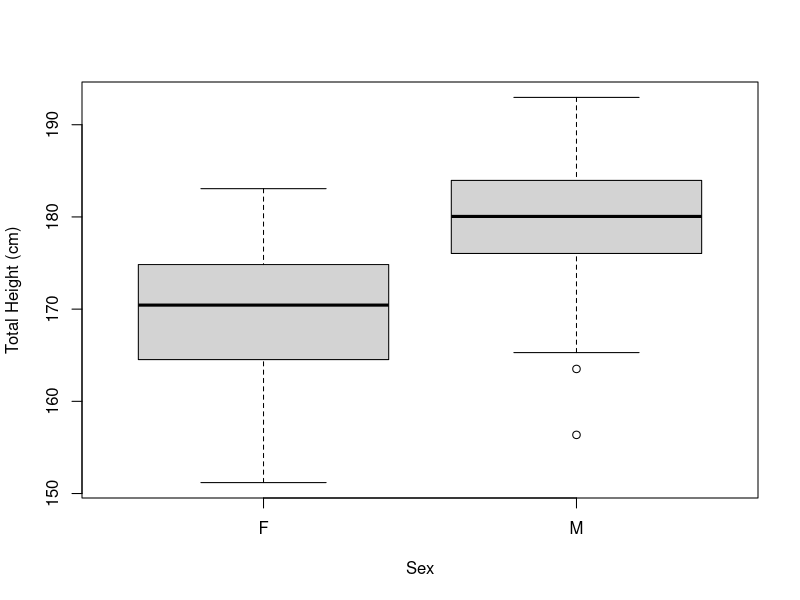
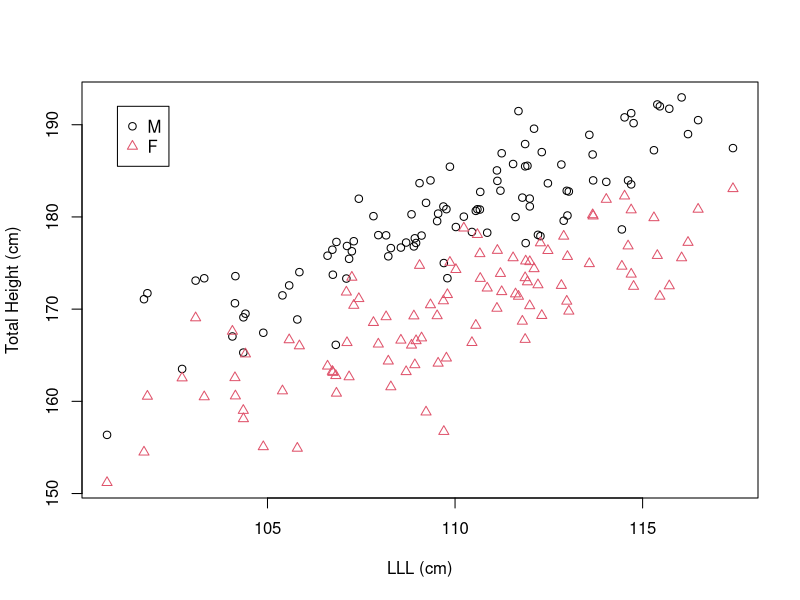
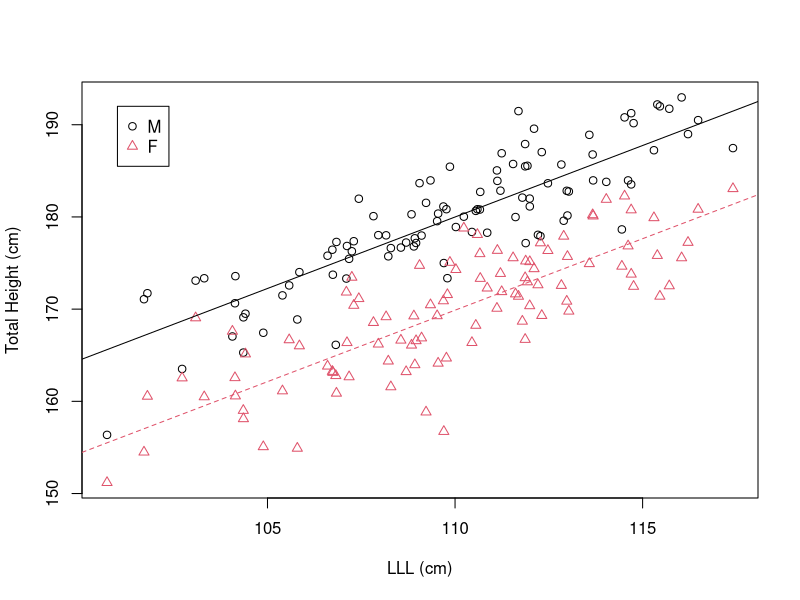
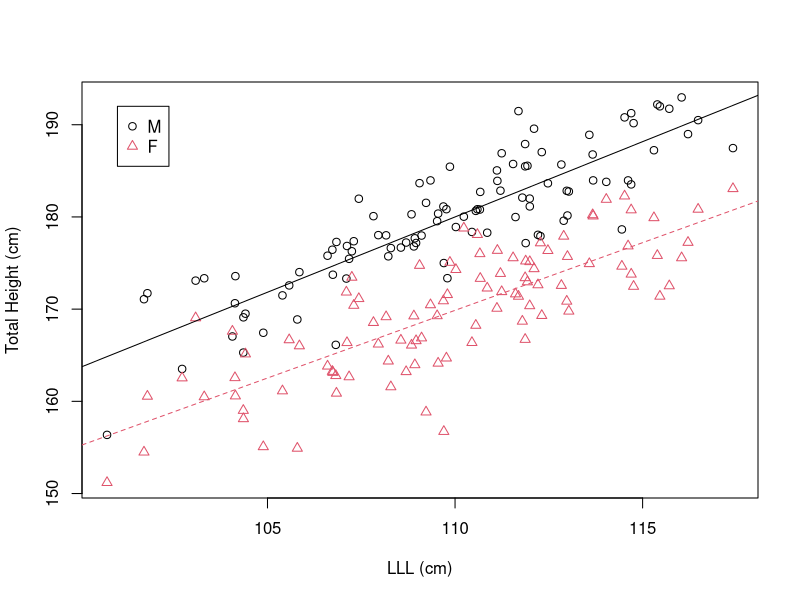
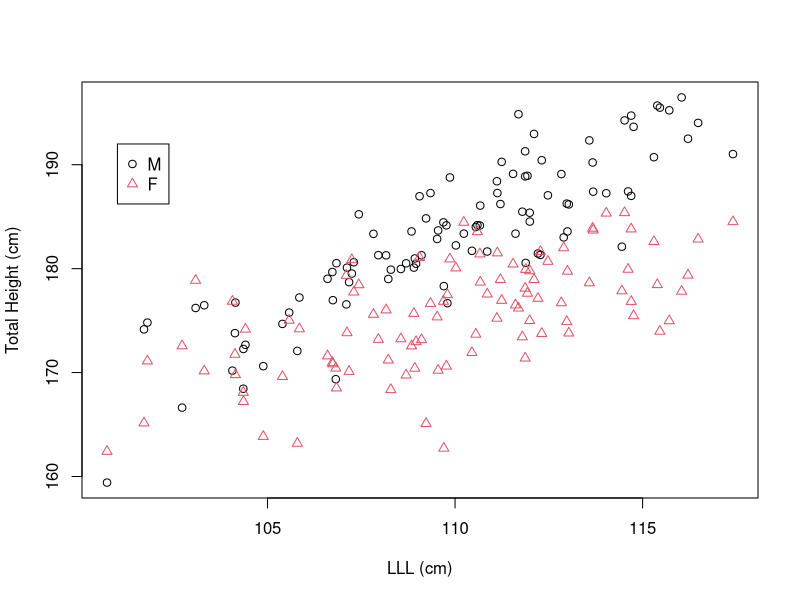
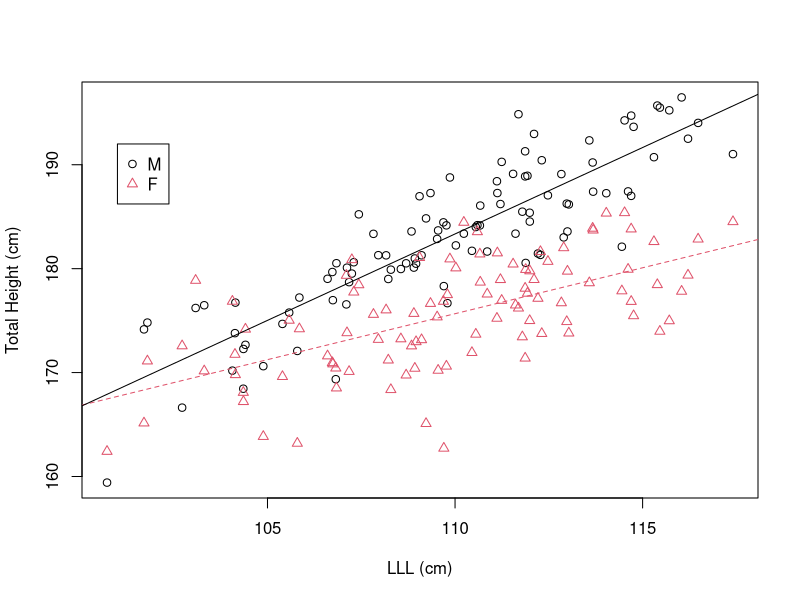

The R script that drew these images, in order:
## ---- chunk 1
library (car)
set.seed (101)
LLL <- rnorm (100,110,4)
RLL <- rnorm(100, LLL,0.05)

TotalHeight <- (LLL+RLL)/2*1.8/1.1 +rnorm (100,0,4)

heightdata <- data.frame (TotalHeight, LLL, RLL)
heightdata <- rbind (heightdata, heightdata)
heightdata$TotalHeight[101:200] <- (LLL+RLL)/2*1.8/1.1 +rnorm (100,0,4)-10
heightdata$Sex <- c(rep ("M", 100), rep ("F", 100))
## ---- chunk 2
boxplot (TotalHeight~Sex, data=heightdata, ylab= "Total Height (cm)")
## ---- chunk 3
heightdata$SexNumeric <- ifelse (heightdata$Sex=="M",1,2)
          
plot (heightdata$LLL, heightdata$TotalHeight, col=heightdata$SexNumeric,
      pch=heightdata$SexNumeric, xlab="LLL (cm)", ylab= "Total Height (cm)")
legend(101, 192, legend=c("M","F"), col=1:2, pch=1:2)
## ---- chunk 4
# Fit model
model_height1 <- lm(TotalHeight ~ Sex + LLL, data=heightdata)
# ANOVA
anova(model_height1)
## ---- chunk 5
# Summary
summary (model_height1)
## ---- chunk 6
# Create new variable for plotting colours/symbols
heightdata$SexNumeric <- ifelse(test=heightdata$Sex=="M", yes=1, no=2)
 
plot (heightdata$LLL, heightdata$TotalHeight, col=heightdata$SexNumeric, 
      pch=heightdata$SexNumeric, xlab="LLL (cm)", ylab= "Total Height (cm)")
# Add legend
legend(101, 192, legend=c("M","F"), col=1:2, pch=1:2)
# Red dashes for females
abline (a=-0.6919, b=1.5507, col=2, lty=2)
# Black line for males
abline (a=(-0.6919 + 10.1102), b=1.5507)
## ---- chunk 7
# Fit model with interaction
model_height_interaction <- lm(TotalHeight ~ LLL + Sex + LLL:Sex,
                               data=heightdata)
summary(model_height_interaction)
## ---- chunk 8
plot (heightdata$LLL, heightdata$TotalHeight, col=heightdata$SexNumeric, 
      pch=heightdata$SexNumeric, xlab="LLL (cm)", ylab= "Total Height (cm)")
legend(101, 192, legend=c("M","F"), col=1:2, pch=1:2)
# Red dashes for females
abline (a=8.3556, b=1.4683, col=2, lty=2)
# Black line for males
abline (a=0.3706, b=1.633)
## ---- chunk 9
anova(model_height_interaction)
## ---- chunk 10
set.seed (101)
LLL <- rnorm (100,110,4)
RLL <- rnorm(100, LLL,0.05)

TotalHeight <- (LLL+RLL)/1.2+rnorm (100,0,4)

heightdata2 <- data.frame (TotalHeight, LLL, RLL)
heightdata2 <- rbind (heightdata2, heightdata2)
heightdata2$TotalHeight[101:200] <- (LLL+RLL)/1.9 +rnorm (100,0,4)+60
heightdata2$Sex <- c(rep ("M", 100), rep ("F", 100))
heightdata2$SexNumeric <- ifelse (heightdata2$Sex=="M",1,2)
plot (heightdata2$LLL, heightdata2$TotalHeight, col=as.numeric (heightdata2$SexNumeric), 
      pch=as.numeric (heightdata2$SexNumeric), xlab="LLL (cm)", ylab= "Total Height (cm)")
legend(101, 192, legend=c("M","F"), col=1:2, pch=1:2)

## ---- chunk 11
model_height_interaction2 <- lm(TotalHeight ~ LLL + Sex + LLL:Sex, data=heightdata2)
anova (model_height_interaction2)
summary (model_height_interaction2)
## ---- chunk 12
plot (heightdata2$LLL, heightdata2$TotalHeight, col=heightdata2$SexNumeric, 
      pch=heightdata2$SexNumeric, xlab="LLL (cm)", ylab= "Total Height (cm)")
legend(101, 192, legend=c("M","F"), col=1:2, pch=1:2)
# Red dashes for females
abline(a=78.4027, b=0.8842, col=2, lty=2)
# Black line for males
abline(a=0.3682, b=1.6634)
## ---- chunk 13
wfdata<- read.csv("data/NystedFarmsAnalysis.csv", header=T)
## ---- chunk 14
meddata<- read.csv("data/medical_dataset_for_R_lectures_v1.0.csv")
## ---- chunk 15
# NOT SHOWN TO STUDENTS
meddata<- meddata[which(is.na(meddata$vitdresul)==FALSE),]
meddata<- meddata[which(meddata$folate<200),]
# removing the irritating whitespaces in the character columns;
meddata$vitdc<-as.factor(gsub(" ", "", meddata$vitdc, fixed = TRUE))
meddata$vitbc<-as.factor(gsub(" ", "", meddata$vitbc, fixed = TRUE))
meddata$teonpres<-ifelse(test = meddata$TEON=='Yes', 1, 0)
## ---- chunk 16
multiReg_lm <- lm(vitdresul ~ TEON + folate + gend + folate:gend, data=meddata)
summary(multiReg_lm)
anova(multiReg_lm)
## ---- chunk 17
multiReg_lm <- lm(vitdresul ~ TEON + folate * gend, data=meddata)
anova(multiReg_lm)
## ---- chunk 18
multiReg_lm <- lm(vitdresul ~ TEON + folate * gend + folate, data=meddata)
Anova(multiReg_lm)
## ---- chunk 19
modelcomplex <- lm(Density ~ XPos + YPos + DistCoast + Depth + 
                     as.factor(Month) +  Phase + XPos:Phase + 
                     YPos:Phase, data=wfdata)
## ---- chunk 20
Anova(modelcomplex)
## ---- chunk 21
modelcomplex2 <- lm(Density ~ XPos + YPos + DistCoast + Depth + 
                    as.factor(Month) + Phase + XPos:Phase, 
                    data=wfdata)
Anova(modelcomplex2)
## ---- chunk 22
# complex model
AIC(lm(Density ~ XPos + YPos + DistCoast + Depth + as.factor(Month) +  
                     Phase + XPos:Phase + YPos:Phase, data=wfdata))
# remove YPos:phase interaction
AIC(lm(Density ~ XPos + YPos + DistCoast + Depth + as.factor(Month) +  
                     Phase + XPos:Phase, data=wfdata))
# remove XPos:phase interaction
AIC(lm(Density ~ XPos + YPos + DistCoast + Depth + as.factor(Month) +  
                     Phase + YPos:Phase, data=wfdata))
## ---- chunk 23
# Save AICs for models fitted previously
AIC.full <- AIC(lm(Density ~ XPos + YPos + DistCoast + Depth + as.factor(Month) +  
                     Phase + XPos:Phase + YPos:Phase, data=wfdata))
# Exclude YPos:Phase
AIC.intXPos <- AIC(lm(Density ~ XPos + YPos + DistCoast + Depth + as.factor(Month) +  
                     Phase + XPos:Phase, data=wfdata))
# Exclude XPos:Phase
AIC.intYPos <- AIC(lm(Density ~ XPos + YPos + DistCoast + Depth + as.factor(Month) +  
                     Phase + YPos:Phase, data=wfdata))
## ---- chunk 24
# remove DistCoast
AIC(lm(Density ~ XPos + YPos + Depth + as.factor(Month) + 
          XPos:Phase, data=wfdata))
# remove Depth
AIC(lm(Density ~ XPos + YPos + DistCoast + as.factor(Month) + 
          XPos:Phase, data=wfdata))
# remove Month
AIC(lm(Density ~ XPos + YPos + DistCoast + Depth + XPos:Phase, 
        data=wfdata))
## ---- chunk 25
# remove Distcoast
AIC.m1 <- AIC (lm(Density ~ XPos + YPos + Depth + as.factor(Month) + 
          XPos:Phase, data=wfdata))
# remove Depth
AIC.m2 <- AIC (lm(Density ~ XPos + YPos + DistCoast + as.factor(Month) + 
          XPos:Phase, data=wfdata))
# remove Month
AIC.m3 <- AIC (lm(Density ~ XPos + YPos + DistCoast + Depth + 
          XPos:Phase, data=wfdata))
## ---- chunk 26
multiReg_lm <- lm(vitdresul ~ TEON + folate + gend, data=meddata)
Anova(multiReg_lm)
## ---- chunk 27
multiReg_lm <- lm(vitdresul ~ TEON + folate, data=meddata)
Anova(multiReg_lm)
## ---- chunk 28
multiReg_lm <- lm(vitdresul ~ TEON, data=meddata)
Anova(multiReg_lm)
summary(multiReg_lm)
## ---- chunk 29
AIC(lm(vitdresul ~ TEON + folate + gend + folate:gend, data=meddata))
AIC(lm(vitdresul ~ TEON + folate + gend, data=meddata))

## ---- chunk 30
AIC(lm(vitdresul ~ folate + gend + folate:gend, data=meddata))

